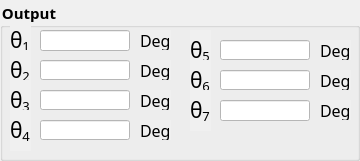
           <widget class="QGroupBox" name="groupBox_3">
            <property name="geometry">
             <rect>
              <x>10</x>
              <y>140</y>
              <width>360</width>
              <height>161</height>
             </rect>
            </property>
            <property name="font">
             <font>
              <family>3DS Fonticon CID</family>
              <pointsize>11</pointsize>
              <weight>75</weight>
              <bold>true</bold>
             </font>
            </property>
            <property name="layoutDirection">
             <enum>Qt::LeftToRight</enum>
            </property>
            <property name="styleSheet">
             <string notr="true">background-color: rgb(240, 240, 240);</string>
            </property>
            <property name="title">
             <string>Output</string>
            </property>
            <widget class="QLabel" name="label_155">
             <property name="geometry">
              <rect>
               <x>10</x>
               <y>20</y>
               <width>21</width>
               <height>41</height>
              </rect>
             </property>
             <property name="font">
              <font>
               <family>3ds</family>
               <pointsize>12</pointsize>
               <weight>50</weight>
               <bold>false</bold>
              </font>
             </property>
             <property name="styleSheet">
              <string notr="true">color:black;</string>
             </property>
             <property name="text">
              <string>&lt;html&gt;&lt;head/&gt;&lt;body&gt;&lt;p&gt;&lt;span style=&quot; font-family:'Calibri','sans-serif'; font-size:16pt;&quot;&gt;θ&lt;/span&gt;&lt;span style=&quot; font-size:16pt; vertical-align:sub;&quot;&gt;1&lt;/span&gt;&lt;/p&gt;&lt;/body&gt;&lt;/html&gt;</string>
             </property>
            </widget>
            <widget class="QLineEdit" name="tb_the1_IK">
             <property name="geometry">
              <rect>
               <x>40</x>
               <y>30</y>
               <width>90</width>
               <height>21</height>
              </rect>
             </property>
             <property name="font">
              <font>
               <pointsize>10</pointsize>
              </font>
             </property>
             <property name="styleSheet">
              <string notr="true">background-color:white;</string>
             </property>
             <property name="alignment">
              <set>Qt::AlignCenter</set>
             </property>
             <property name="readOnly">
              <bool>true</bool>
             </property>
            </widget>
            <widget class="QLineEdit" name="tb_the2_IK">
             <property name="geometry">
              <rect>
               <x>40</x>
               <y>60</y>
               <width>90</width>
               <height>20</height>
              </rect>
             </property>
             <property name="font">
              <font>
               <pointsize>10</pointsize>
              </font>
             </property>
             <property name="styleSheet">
              <string notr="true">background-color:white;</string>
             </property>
             <property name="alignment">
              <set>Qt::AlignCenter</set>
             </property>
             <property name="readOnly">
              <bool>true</bool>
             </property>
            </widget>
            <widget class="QLabel" name="label_156">
             <property name="geometry">
              <rect>
               <x>10</x>
               <y>50</y>
               <width>21</width>
               <height>41</height>
              </rect>
             </property>
             <property name="font">
              <font>
               <family>3ds</family>
               <pointsize>12</pointsize>
               <weight>50</weight>
               <bold>false</bold>
              </font>
             </property>
             <property name="styleSheet">
              <string notr="true">color:black;</string>
             </property>
             <property name="text">
              <string>&lt;html&gt;&lt;head/&gt;&lt;body&gt;&lt;p&gt;&lt;span style=&quot; font-family:'Calibri','sans-serif'; font-size:16pt;&quot;&gt;θ&lt;/span&gt;&lt;span style=&quot; font-size:16pt; vertical-align:sub;&quot;&gt;2&lt;/span&gt;&lt;/p&gt;&lt;/body&gt;&lt;/html&gt;</string>
             </property>
            </widget>
            <widget class="QLineEdit" name="tb_the3_IK">
             <property name="geometry">
              <rect>
               <x>40</x>
               <y>90</y>
               <width>90</width>
               <height>20</height>
              </rect>
             </property>
             <property name="font">
              <font>
               <pointsize>10</pointsize>
              </font>
             </property>
             <property name="styleSheet">
              <string notr="true">background-color:white;</string>
             </property>
             <property name="alignment">
              <set>Qt::AlignCenter</set>
             </property>
             <property name="readOnly">
              <bool>true</bool>
             </property>
            </widget>
            <widget class="QLabel" name="label_157">
             <property name="geometry">
              <rect>
               <x>10</x>
               <y>80</y>
               <width>21</width>
               <height>41</height>
              </rect>
             </property>
             <property name="font">
              <font>
               <family>3ds</family>
               <pointsize>12</pointsize>
               <weight>50</weight>
               <bold>false</bold>
              </font>
             </property>
             <property name="styleSheet">
              <string notr="true">color:black;</string>
             </property>
             <property name="text">
              <string>&lt;html&gt;&lt;head/&gt;&lt;body&gt;&lt;p&gt;&lt;span style=&quot; font-family:'Calibri','sans-serif'; font-size:16pt;&quot;&gt;θ&lt;/span&gt;&lt;span style=&quot; font-size:16pt; vertical-align:sub;&quot;&gt;3&lt;/span&gt;&lt;/p&gt;&lt;/body&gt;&lt;/html&gt;</string>
             </property>
            </widget>
            <widget class="QLineEdit" name="tb_the4_IK">
             <property name="geometry">
              <rect>
               <x>40</x>
               <y>120</y>
               <width>90</width>
               <height>20</height>
              </rect>
             </property>
             <property name="font">
              <font>
               <pointsize>10</pointsize>
              </font>
             </property>
             <property name="styleSheet">
              <string notr="true">background-color:white;</string>
             </property>
             <property name="alignment">
              <set>Qt::AlignCenter</set>
             </property>
             <property name="readOnly">
              <bool>true</bool>
             </property>
            </widget>
            <widget class="QLabel" name="label_158">
             <property name="geometry">
              <rect>
               <x>10</x>
               <y>110</y>
               <width>21</width>
               <height>41</height>
              </rect>
             </property>
             <property name="font">
              <font>
               <family>3ds</family>
               <pointsize>12</pointsize>
               <weight>50</weight>
               <bold>false</bold>
              </font>
             </property>
             <property name="styleSheet">
              <string notr="true">color:black;</string>
             </property>
             <property name="text">
              <string>&lt;html&gt;&lt;head/&gt;&lt;body&gt;&lt;p&gt;&lt;span style=&quot; font-family:'Calibri','sans-serif'; font-size:16pt;&quot;&gt;θ&lt;/span&gt;&lt;span style=&quot; font-size:16pt; vertical-align:sub;&quot;&gt;4&lt;/span&gt;&lt;/p&gt;&lt;/body&gt;&lt;/html&gt;</string>
             </property>
            </widget>
            <widget class="QLabel" name="label_159">
             <property name="geometry">
              <rect>
               <x>190</x>
               <y>30</y>
               <width>21</width>
               <height>41</height>
              </rect>
             </property>
             <property name="font">
              <font>
               <family>3ds</family>
               <pointsize>12</pointsize>
               <weight>50</weight>
               <bold>false</bold>
              </font>
             </property>
             <property name="styleSheet">
              <string notr="true">color:black;</string>
             </property>
             <property name="text">
              <string>&lt;html&gt;&lt;head/&gt;&lt;body&gt;&lt;p&gt;&lt;span style=&quot; font-family:'Calibri','sans-serif'; font-size:16pt;&quot;&gt;θ&lt;/span&gt;&lt;span style=&quot; font-size:16pt; vertical-align:sub;&quot;&gt;5&lt;/span&gt;&lt;/p&gt;&lt;/body&gt;&lt;/html&gt;</string>
             </property>
            </widget>
            <widget class="QLabel" name="label_160">
             <property name="geometry">
              <rect>
               <x>190</x>
               <y>60</y>
               <width>21</width>
               <height>41</height>
              </rect>
             </property>
             <property name="font">
              <font>
               <family>3ds</family>
               <pointsize>12</pointsize>
               <weight>50</weight>
               <bold>false</bold>
              </font>
             </property>
             <property name="styleSheet">
              <string notr="true">color:black;</string>
             </property>
             <property name="text">
              <string>&lt;html&gt;&lt;head/&gt;&lt;body&gt;&lt;p&gt;&lt;span style=&quot; font-family:'Calibri','sans-serif'; font-size:16pt;&quot;&gt;θ&lt;/span&gt;&lt;span style=&quot; font-family:'Calibri','sans-serif'; font-size:16pt; vertical-align:sub;&quot;&gt;6&lt;/span&gt;&lt;/p&gt;&lt;/body&gt;&lt;/html&gt;</string>
             </property>
            </widget>
            <widget class="QLineEdit" name="tb_the5_IK">
             <property name="geometry">
              <rect>
               <x>220</x>
               <y>40</y>
               <width>90</width>
               <height>20</height>
              </rect>
             </property>
             <property name="font">
              <font>
               <pointsize>10</pointsize>
              </font>
             </property>
             <property name="styleSheet">
              <string notr="true">background-color:white;</string>
             </property>
             <property name="alignment">
              <set>Qt::AlignCenter</set>
             </property>
             <property name="readOnly">
              <bool>true</bool>
             </property>
            </widget>
            <widget class="QLineEdit" name="tb_the6_IK">
             <property name="geometry">
              <rect>
               <x>220</x>
               <y>70</y>
               <width>90</width>
               <height>20</height>
              </rect>
             </property>
             <property name="font">
              <font>
               <pointsize>10</pointsize>
              </font>
             </property>
             <property name="styleSheet">
              <string notr="true">background-color:white;</string>
             </property>
             <property name="alignment">
              <set>Qt::AlignCenter</set>
             </property>
             <property name="readOnly">
              <bool>true</bool>
             </property>
            </widget>
            <widget class="QLineEdit" name="tb_the7_IK">
             <property name="geometry">
              <rect>
               <x>220</x>
               <y>100</y>
               <width>90</width>
               <height>21</height>
              </rect>
             </property>
             <property name="font">
              <font>
               <pointsize>10</pointsize>
              </font>
             </property>
             <property name="styleSheet">
              <string notr="true">background-color:white;</string>
             </property>
             <property name="alignment">
              <set>Qt::AlignCenter</set>
             </property>
             <property name="readOnly">
              <bool>true</bool>
             </property>
            </widget>
            <widget class="QLabel" name="label_161">
             <property name="geometry">
              <rect>
               <x>190</x>
               <y>90</y>
               <width>21</width>
               <height>41</height>
              </rect>
             </property>
             <property name="font">
              <font>
               <family>3ds</family>
               <pointsize>12</pointsize>
               <weight>50</weight>
               <bold>false</bold>
              </font>
             </property>
             <property name="styleSheet">
              <string notr="true">color:black;</string>
             </property>
             <property name="text">
              <string>&lt;html&gt;&lt;head/&gt;&lt;body&gt;&lt;p&gt;&lt;span style=&quot; font-family:'Calibri','sans-serif'; font-size:16pt;&quot;&gt;θ&lt;/span&gt;&lt;span style=&quot; font-size:16pt; vertical-align:sub;&quot;&gt;7&lt;/span&gt;&lt;/p&gt;&lt;/body&gt;&lt;/html&gt;</string>
             </property>
            </widget>
            <widget class="QLabel" name="label_234">
             <property name="geometry">
              <rect>
               <x>140</x>
               <y>30</y>
               <width>31</width>
               <height>20</height>
              </rect>
             </property>
             <property name="font">
              <font>
               <family>3ds</family>
               <pointsize>12</pointsize>
              </font>
             </property>
             <property name="styleSheet">
              <string notr="true">color: rgb(0, 0, 0);</string>
             </property>
             <property name="text">
              <string>Deg</string>
             </property>
            </widget>
            <widget class="QLabel" name="label_236">
             <property name="geometry">
              <rect>
               <x>140</x>
               <y>60</y>
               <width>31</width>
               <height>20</height>
              </rect>
             </property>
             <property name="font">
              <font>
               <family>3ds</family>
               <pointsize>12</pointsize>
              </font>
             </property>
             <property name="styleSheet">
              <string notr="true">color: rgb(0, 0, 0);</string>
             </property>
             <property name="text">
              <string>Deg</string>
             </property>
            </widget>
            <widget class="QLabel" name="label_235">
             <property name="geometry">
              <rect>
               <x>140</x>
               <y>90</y>
               <width>31</width>
               <height>20</height>
              </rect>
             </property>
             <property name="font">
              <font>
               <family>3ds</family>
               <pointsize>12</pointsize>
              </font>
             </property>
             <property name="styleSheet">
              <string notr="true">color: rgb(0, 0, 0);</string>
             </property>
             <property name="text">
              <string>Deg</string>
             </property>
            </widget>
            <widget class="QLabel" name="label_237">
             <property name="geometry">
              <rect>
               <x>140</x>
               <y>120</y>
               <width>31</width>
               <height>20</height>
              </rect>
             </property>
             <property name="font">
              <font>
               <family>3ds</family>
               <pointsize>12</pointsize>
              </font>
             </property>
             <property name="styleSheet">
              <string notr="true">color: rgb(0, 0, 0);</string>
             </property>
             <property name="text">
              <string>Deg</string>
             </property>
            </widget>
            <widget class="QLabel" name="label_229">
             <property name="geometry">
              <rect>
               <x>320</x>
               <y>40</y>
               <width>31</width>
               <height>20</height>
              </rect>
             </property>
             <property name="font">
              <font>
               <family>3ds</family>
               <pointsize>12</pointsize>
              </font>
             </property>
             <property name="styleSheet">
              <string notr="true">color: rgb(0, 0, 0);</string>
             </property>
             <property name="text">
              <string>Deg</string>
             </property>
            </widget>
            <widget class="QLabel" name="label_233">
             <property name="geometry">
              <rect>
               <x>320</x>
               <y>100</y>
               <width>31</width>
               <height>20</height>
              </rect>
             </property>
             <property name="font">
              <font>
               <family>3ds</family>
               <pointsize>12</pointsize>
              </font>
             </property>
             <property name="styleSheet">
              <string notr="true">color: rgb(0, 0, 0);</string>
             </property>
             <property name="text">
              <string>Deg</string>
             </property>
            </widget>
            <widget class="QLabel" name="label_231">
             <property name="geometry">
              <rect>
               <x>320</x>
               <y>70</y>
               <width>31</width>
               <height>20</height>
              </rect>
             </property>
             <property name="font">
              <font>
               <family>3ds</family>
               <pointsize>12</pointsize>
              </font>
             </property>
             <property name="styleSheet">
              <string notr="true">color: rgb(0, 0, 0);</string>
             </property>
             <property name="text">
              <string>Deg</string>
             </property>
            </widget>
           </widget>
